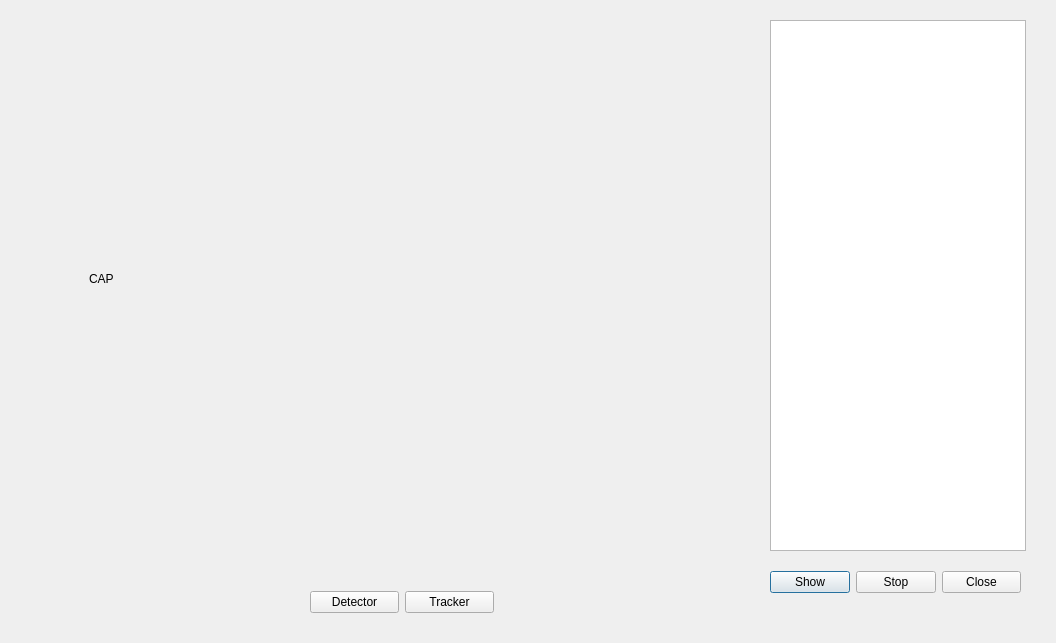
<?xml version="1.0" encoding="UTF-8"?>
<ui version="4.0">
 <class>Dialog</class>
 <widget class="QDialog" name="Dialog">
  <property name="geometry">
   <rect>
    <x>0</x>
    <y>0</y>
    <width>1056</width>
    <height>643</height>
   </rect>
  </property>
  <property name="windowTitle">
   <string>Dialog</string>
  </property>
  <widget class="QListView" name="listView">
   <property name="geometry">
    <rect>
     <x>770</x>
     <y>20</y>
     <width>256</width>
     <height>531</height>
    </rect>
   </property>
  </widget>
  <widget class="QLabel" name="imglabel">
   <property name="geometry">
    <rect>
     <x>89</x>
     <y>39</y>
     <width>640</width>
     <height>480</height>
    </rect>
   </property>
   <property name="text">
    <string>CAP</string>
   </property>
  </widget>
  <widget class="QWidget" name="widget" native="true">
   <property name="geometry">
    <rect>
     <x>770</x>
     <y>560</y>
     <width>251</width>
     <height>44</height>
    </rect>
   </property>
   <layout class="QHBoxLayout" name="horizontalLayout">
    <item>
     <widget class="QPushButton" name="showbutton">
      <property name="text">
       <string>Show</string>
      </property>
     </widget>
    </item>
    <item>
     <widget class="QPushButton" name="stopbutton">
      <property name="text">
       <string>Stop</string>
      </property>
     </widget>
    </item>
    <item>
     <widget class="QPushButton" name="closebutton">
      <property name="text">
       <string>Close</string>
      </property>
     </widget>
    </item>
   </layout>
  </widget>
  <widget class="QWidget" name="widget_2" native="true">
   <property name="geometry">
    <rect>
     <x>310</x>
     <y>580</y>
     <width>184</width>
     <height>44</height>
    </rect>
   </property>
   <layout class="QHBoxLayout" name="horizontalLayout_2">
    <item>
     <widget class="QPushButton" name="Detectorbutton">
      <property name="text">
       <string>Detector</string>
      </property>
     </widget>
    </item>
    <item>
     <widget class="QPushButton" name="Trackerbutton">
      <property name="text">
       <string>Tracker</string>
      </property>
     </widget>
    </item>
   </layout>
  </widget>
 </widget>
 <resources/>
 <connections>
  <connection>
   <sender>closebutton</sender>
   <signal>clicked()</signal>
   <receiver>Dialog</receiver>
   <slot>reject()</slot>
   <hints>
    <hint type="sourcelabel">
     <x>944</x>
     <y>593</y>
    </hint>
    <hint type="destinationlabel">
     <x>1014</x>
     <y>594</y>
    </hint>
   </hints>
  </connection>
 </connections>
</ui>
